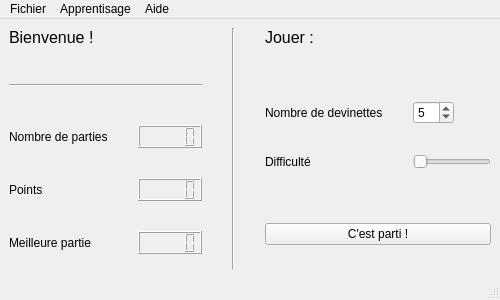
<?xml version="1.0" encoding="UTF-8"?>
<ui version="4.0">
 <class>PythonndITAL</class>
 <widget class="QMainWindow" name="PythonndITAL">
  <property name="geometry">
   <rect>
    <x>0</x>
    <y>0</y>
    <width>500</width>
    <height>300</height>
   </rect>
  </property>
  <property name="minimumSize">
   <size>
    <width>500</width>
    <height>300</height>
   </size>
  </property>
  <property name="windowTitle">
   <string>Pythonn'd ITAL</string>
  </property>
  <property name="layoutDirection">
   <enum>Qt::LeftToRight</enum>
  </property>
  <property name="autoFillBackground">
   <bool>false</bool>
  </property>
  <widget class="QWidget" name="centralwidget">
   <layout class="QGridLayout" name="gridLayout">
    <item row="0" column="0">
     <layout class="QHBoxLayout" name="horizontalLayout">
      <property name="spacing">
       <number>30</number>
      </property>
      <item>
       <layout class="QVBoxLayout" name="verticalLayout_2">
        <item>
         <widget class="QLabel" name="label_2">
          <property name="font">
           <font>
            <pointsize>12</pointsize>
           </font>
          </property>
          <property name="text">
           <string>Bienvenue !</string>
          </property>
         </widget>
        </item>
        <item>
         <spacer name="verticalSpacer_2">
          <property name="orientation">
           <enum>Qt::Vertical</enum>
          </property>
          <property name="sizeHint" stdset="0">
           <size>
            <width>20</width>
            <height>40</height>
           </size>
          </property>
         </spacer>
        </item>
        <item>
         <widget class="Line" name="line">
          <property name="orientation">
           <enum>Qt::Horizontal</enum>
          </property>
         </widget>
        </item>
        <item>
         <spacer name="verticalSpacer_3">
          <property name="orientation">
           <enum>Qt::Vertical</enum>
          </property>
          <property name="sizeHint" stdset="0">
           <size>
            <width>20</width>
            <height>40</height>
           </size>
          </property>
         </spacer>
        </item>
        <item>
         <layout class="QFormLayout" name="formLayout">
          <property name="fieldGrowthPolicy">
           <enum>QFormLayout::ExpandingFieldsGrow</enum>
          </property>
          <item row="0" column="0">
           <widget class="QLabel" name="label_3">
            <property name="text">
             <string>Nombre de parties</string>
            </property>
           </widget>
          </item>
          <item row="0" column="1">
           <widget class="QLCDNumber" name="lcdNumber"/>
          </item>
          <item row="1" column="0">
           <widget class="QLabel" name="label_4">
            <property name="text">
             <string>Points</string>
            </property>
           </widget>
          </item>
          <item row="1" column="1">
           <widget class="QLCDNumber" name="lcdNumber_2"/>
          </item>
          <item row="2" column="0">
           <widget class="QLabel" name="label_5">
            <property name="text">
             <string>Meilleure partie</string>
            </property>
           </widget>
          </item>
          <item row="2" column="1">
           <widget class="QLCDNumber" name="lcdNumber_3"/>
          </item>
         </layout>
        </item>
        <item>
         <spacer name="verticalSpacer">
          <property name="orientation">
           <enum>Qt::Vertical</enum>
          </property>
          <property name="sizeHint" stdset="0">
           <size>
            <width>20</width>
            <height>40</height>
           </size>
          </property>
         </spacer>
        </item>
        <item>
         <spacer name="verticalSpacer_4">
          <property name="orientation">
           <enum>Qt::Vertical</enum>
          </property>
          <property name="sizeHint" stdset="0">
           <size>
            <width>20</width>
            <height>40</height>
           </size>
          </property>
         </spacer>
        </item>
       </layout>
      </item>
      <item>
       <widget class="Line" name="line_2">
        <property name="orientation">
         <enum>Qt::Vertical</enum>
        </property>
       </widget>
      </item>
      <item>
       <layout class="QVBoxLayout" name="verticalLayout">
        <item>
         <widget class="QLabel" name="label">
          <property name="font">
           <font>
            <pointsize>12</pointsize>
           </font>
          </property>
          <property name="text">
           <string>Jouer :</string>
          </property>
         </widget>
        </item>
        <item>
         <spacer name="verticalSpacer_6">
          <property name="orientation">
           <enum>Qt::Vertical</enum>
          </property>
          <property name="sizeHint" stdset="0">
           <size>
            <width>20</width>
            <height>40</height>
           </size>
          </property>
         </spacer>
        </item>
        <item>
         <layout class="QFormLayout" name="formLayout_2">
          <property name="fieldGrowthPolicy">
           <enum>QFormLayout::ExpandingFieldsGrow</enum>
          </property>
          <item row="0" column="0">
           <widget class="QLabel" name="label_6">
            <property name="text">
             <string>Nombre de devinettes</string>
            </property>
           </widget>
          </item>
          <item row="0" column="1">
           <widget class="QSpinBox" name="spinBox">
            <property name="value">
             <number>5</number>
            </property>
           </widget>
          </item>
          <item row="1" column="0">
           <widget class="QLabel" name="label_7">
            <property name="text">
             <string>Difficulté</string>
            </property>
           </widget>
          </item>
          <item row="1" column="1">
           <widget class="QSlider" name="horizontalSlider">
            <property name="minimum">
             <number>1</number>
            </property>
            <property name="maximum">
             <number>10</number>
            </property>
            <property name="pageStep">
             <number>3</number>
            </property>
            <property name="value">
             <number>1</number>
            </property>
            <property name="orientation">
             <enum>Qt::Horizontal</enum>
            </property>
            <property name="invertedAppearance">
             <bool>false</bool>
            </property>
            <property name="tickInterval">
             <number>1</number>
            </property>
           </widget>
          </item>
         </layout>
        </item>
        <item>
         <spacer name="verticalSpacer_5">
          <property name="orientation">
           <enum>Qt::Vertical</enum>
          </property>
          <property name="sizeHint" stdset="0">
           <size>
            <width>20</width>
            <height>40</height>
           </size>
          </property>
         </spacer>
        </item>
        <item>
         <widget class="QPushButton" name="startGameButton">
          <property name="text">
           <string>C'est parti !</string>
          </property>
         </widget>
        </item>
        <item>
         <spacer name="verticalSpacer_7">
          <property name="orientation">
           <enum>Qt::Vertical</enum>
          </property>
          <property name="sizeHint" stdset="0">
           <size>
            <width>20</width>
            <height>40</height>
           </size>
          </property>
         </spacer>
        </item>
       </layout>
      </item>
     </layout>
    </item>
   </layout>
  </widget>
  <widget class="QMenuBar" name="menubar">
   <property name="geometry">
    <rect>
     <x>0</x>
     <y>0</y>
     <width>500</width>
     <height>21</height>
    </rect>
   </property>
   <widget class="QMenu" name="menuFichier">
    <property name="title">
     <string>Fichier</string>
    </property>
    <addaction name="actionOuvrir"/>
    <addaction name="actionSauvegarder"/>
   </widget>
   <widget class="QMenu" name="menuApprentisage">
    <property name="title">
     <string>Apprentisage</string>
    </property>
    <addaction name="actionBiCorpusMonolingue"/>
    <addaction name="actionServicesTraduction"/>
   </widget>
   <widget class="QMenu" name="menuAide">
    <property name="title">
     <string>Aide</string>
    </property>
    <addaction name="actionAbout"/>
   </widget>
   <addaction name="menuFichier"/>
   <addaction name="menuApprentisage"/>
   <addaction name="menuAide"/>
  </widget>
  <widget class="QStatusBar" name="statusbar"/>
  <action name="actionOuvrir">
   <property name="text">
    <string>Ouvrir</string>
   </property>
  </action>
  <action name="actionSauvegarder">
   <property name="text">
    <string>Sauvegarder</string>
   </property>
  </action>
  <action name="actionBiCorpusMonolingue">
   <property name="text">
    <string>Bi-Corpus Monolingue</string>
   </property>
  </action>
  <action name="actionServicesTraduction">
   <property name="text">
    <string>Services de traduction</string>
   </property>
  </action>
  <action name="actionAbout">
   <property name="text">
    <string>À propos</string>
   </property>
  </action>
 </widget>
 <resources/>
 <connections/>
</ui>
